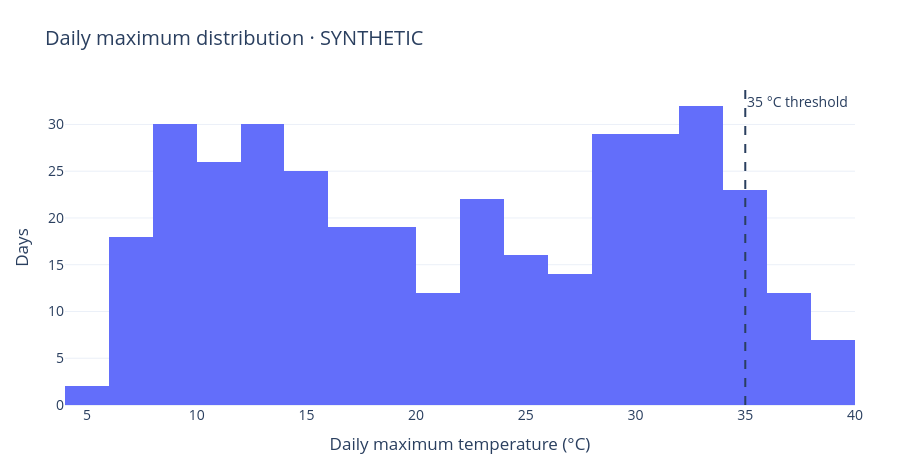

Notebook cell for this chart:
### Markdown cell above
## See the information hidden by the mean

### Code cell
fig = go.Figure(go.Histogram(x=daily.tx, xbins=dict(size=2), name="Daily maxima"))
fig.add_vline(x=35, line_dash="dash", annotation_text="35 °C threshold")
fig.update_layout(title="Daily maximum distribution · SYNTHETIC", xaxis_title="Daily maximum temperature (°C)", yaxis_title="Days")
show(fig)
display(daily.assign(month=daily.date.dt.month).groupby("month").agg(
    tx_mean=("tx", "mean"), txx=("tx", "max"), tnn=("tn", "min")).round(2))

### Figure 1 — Plotly figure (JSON) as saved in the notebook; plotly's stock layout.template omitted (floating-point values rounded to 4 significant figures; data arrays with more than 128 entries replaced by an {"elided": "..."} marker saying what was removed)
{"data": [{"name": "Daily maxima", "type": "histogram", "x": {"elided": "365 float values"}, "xbins": {"size": 2}}], "layout": {"annotations": [{"showarrow": false, "text": "35 °C threshold", "x": 35, "xanchor": "left", "xref": "x", "y": 1, "yanchor": "top", "yref": "y domain"}], "font": {"size": 14}, "height": 470, "margin": {"b": 65, "l": 65, "r": 45, "t": 90}, "shapes": [{"line": {"dash": "dash"}, "type": "line", "x0": 35, "x1": 35, "xref": "x", "y0": 0, "y1": 1, "yref": "y domain"}], "title": {"text": "Daily maximum distribution · SYNTHETIC"}, "xaxis": {"title": {"text": "Daily maximum temperature (°C)"}}, "yaxis": {"title": {"text": "Days"}}}}
